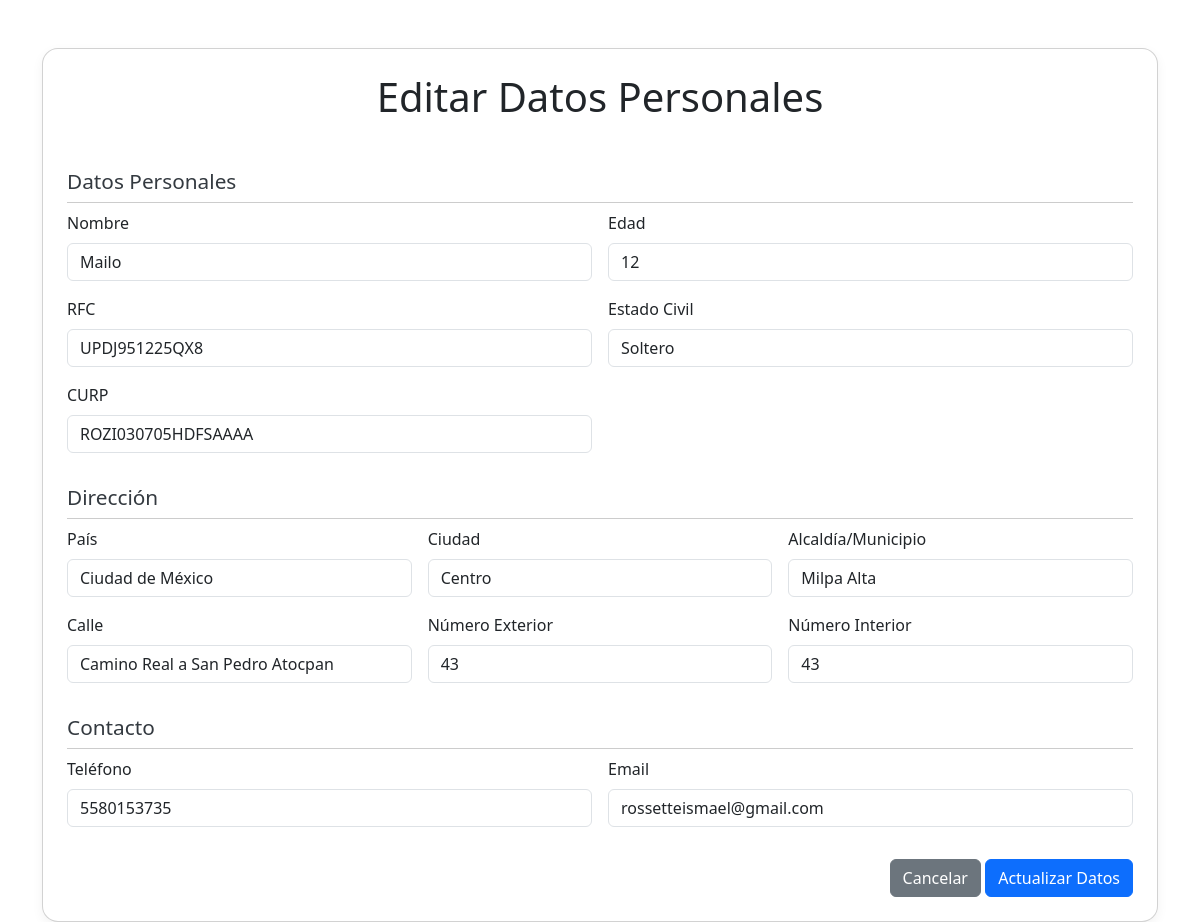
The page /views/actualizarDatos.php?id=1 (signed in) on the database its author committed.
### tables this page shows
CREATE TABLE `datospersonales` (
  `idDatosPersonales` int(11) NOT NULL,
  `Nombre` varchar(100) DEFAULT NULL,
  `Edad` int(11) DEFAULT NULL,
  `RFC` varchar(20) DEFAULT NULL,
  `EstadoCivil` varchar(50) DEFAULT NULL,
  `CURP` varchar(20) DEFAULT NULL,
  `idDomicilio` int(11) DEFAULT NULL,
  `idContacto` int(11) DEFAULT NULL
);

CREATE TABLE `direccion` (
  `idDireccion` int(11) NOT NULL,
  `Pais` varchar(100) DEFAULT NULL,
  `Ciudad` varchar(100) DEFAULT NULL,
  `AlcaldiaMunicipio` varchar(100) DEFAULT NULL,
  `Calle` varchar(100) DEFAULT NULL,
  `NumeroExterior` varchar(20) DEFAULT NULL,
  `NumeroInterior` varchar(20) DEFAULT NULL
);

CREATE TABLE `contacto` (
  `idContacto` int(11) NOT NULL,
  `Telefono` varchar(20) DEFAULT NULL,
  `Email` varchar(100) DEFAULT NULL
);

### views/actualizarDatos.php (the view, shortened to what this page needs)
<?php
include "../includes/db.php";
$id = $_GET['id'];
$query = "
    SELECT
        dp.idDatosPersonales,
        dp.Nombre,
        dp.Edad,
        dp.RFC,
        dp.EstadoCivil,
        dp.CURP,
        d.pais,
        d.Ciudad,
        d.AlcaldiaMunicipio,
        d.Calle,
        d.NumeroExterior,
        d.NumeroInterior,
        c.Telefono,
        c.Email
    FROM DatosPersonales dp
    JOIN Direccion d ON dp.idDomicilio = d.idDireccion
    JOIN Contacto c ON dp.idContacto = c.idContacto
    WHERE dp.idDatosPersonales = ?
";
$stmt = $conexion->prepare($query);
$stmt->bind_param("i", $id);
$stmt->execute();
$result = $stmt->get_result();
$row = $result->fetch_assoc();
?>
<!DOCTYPE html>
<html lang="es">
<head>
    <link rel="stylesheet" href="https://cdn.jsdelivr.net/npm/bootstrap@5.3.3/dist/css/bootstrap.min.css">
    <link rel="stylesheet" href="../css/formulario.css">
</head>
<body>
    <div class="container mt-5">
        <div class="card p-4">
            <h1 class="text-center mb-4">Editar Datos Personales</h1>
            <form action="../includes/controllers/actualizar.php" method="post">
                <div class="form-section">
                    <h2>Datos Personales</h2>
                    <div class="row g-3">
                        <div class="col-md-6">
                            <label for="nombre" class="form-label">Nombre</label>
                            <input type="text" id="nombre" name="nombre" class="form-control" value="<?= htmlspecialchars($row['Nombre']) ?>" required autocomplete="off">
                        </div>
                        <div class="col-md-6">
                            <label for="edad" class="form-label">Edad</label>
                            <input type="number" id="edad" name="edad" class="form-control" value="<?= $row['Edad'] ?>" required>
                        </div>
                        <div class="col-md-6">
                            <label for="rfc" class="form-label">RFC</label>
                            <input type="text" id="rfc" name="rfc" class="form-control" value="<?= $row['RFC'] ?>" required>
                        </div>
                        <div class="col-md-6">
                            <label for="estadoCivil" class="form-label">Estado Civil</label>
                            <input type="text" id="estadoCivil" name="estadoCivil" class="form-control" value="<?= $row['EstadoCivil'] ?>" required>
                        </div>
                        <div class="col-md-6">
                            <label for="curp" class="form-label">CURP</label>
                            <input type="text" id="curp" name="curp" class="form-control" value="<?= $row['CURP'] ?>" required>
                        </div>
                    </div>
                </div>
                <div class="form-section mt-4">
                    <h2>Dirección</h2>
                    <div class="row g-3">
                        <div class="col-md-4">
                            <label for="pais" class="form-label">País</label>
                            <input type="text" id="pais" name="pais" class="form-control" value="<?= $row['pais'] ?>" required>
                        </div>
                        <div class="col-md-4">
                            <label for="ciudad" class="form-label">Ciudad</label>
                            <input type="text" id="ciudad" name="ciudad" class="form-control" value="<?= $row['Ciudad'] ?>" required>
                        </div>
                        <div class="col-md-4">
                            <label for="alcaldia" class="form-label">Alcaldía/Municipio</label>
                            <input type="text" id="alcaldia" name="alcaldia" class="form-control" value="<?= $row['AlcaldiaMunicipio'] ?>" required>
                        </div>
                        <div class="col-md-4">
                            <label for="calle" class="form-label">Calle</label>
                            <input type="text" id="calle" name="calle" class="form-control" value="<?= $row['Calle'] ?>" required>
                        </div>
                        <div class="col-md-4">
                            <label for="numeroExterior" class="form-label">Número Exterior</label>
                            <input type="text" id="numeroExterior" name="numeroExterior" class="form-control" value="<?= $row['NumeroExterior'] ?>" required>
                        </div>
                        <div class="col-md-4">
                            <label for="numeroInterior" class="form-label">Número Interior</label>
                            <input type="text" id="numeroInterior" name="numeroInterior" class="form-control" value="<?= $row['NumeroInterior'] ?>">
                        </div>
                    </div>
                </div>
                <div class="form-section mt-4">
                    <h2>Contacto</h2>
                    <div class="row g-3">
                        <div class="col-md-6">
                            <label for="telefono" class="form-label">Teléfono</label>
                            <input type="text" id="telefono" name="telefono" class="form-control" value="<?= $row['Telefono'] ?>" required>
                        </div>
                        <div class="col-md-6">
                            <label for="email" class="form-label">Email</label>
                            <input type="email" id="email" name="email" class="form-control" value="<?= $row['Email'] ?>" required>
                        </div>
                    </div>
                </div>
                <div class="mt-4 text-end">
                    <a href="../includes/controllers/actualizar.php" class="btn btn-secondary">Cancelar</a>
                    <input type="submit" class="btn btn-primary" value="Actualizar Datos">
                </div>
            </form>
        </div>
    </div>
</body>
</html>

### css/formulario.css (style rules this page uses)
.form-section { margin-bottom: 2rem; }
.card { border-radius: 1rem; box-shadow: 0 4px 12px rgba(0, 0, 0, 0.05); }
h2 { margin-top: 1.5rem; font-size: 1.3rem; color: #343a40; border-bottom: 1px solid #ccc; padding-bottom: 0.5rem; }
.form-label { font-weight: 500; }

### rows shown on the page
datospersonales: nombre "Mailo", edad "12", rfc "UPDJ951225QX8", estadoCivil "Soltero", curp "ROZI030705HDFSAAAA", pais "Ciudad de México", ciudad "Centro", alcaldia "Milpa Alta", calle "Camino Real a San Pedro Atocpan", numeroExterior "43", numeroInterior "43", telefono "5580153735", email "rossetteismael@gmail.com"
